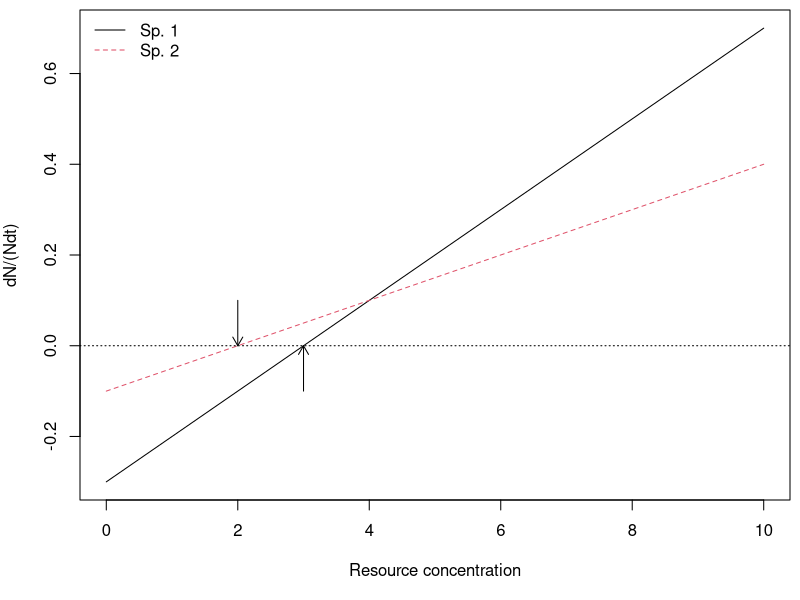

Generate this figure with R: (Note: this script raises an error after producing the figure.)
## ---- chunk 1

e1 <- 0.1; a1 <- 1; d1 <- 0.3
e2 <- 0.1; a2 <- .5; d2 <- 0.1

{
  # setting the margins of the plot
  par(mar=(c(5, 4,.5,.5)))
  
  # making the graph
  curve(e1*a1*x - d1, 0,10, ylab="dN/(Ndt)", xlab="Resource concentration")
  curve(e2*a2*x - d2, lty=2, col=2, add=TRUE)
  abline(h=0, lty=3)
  legend("topleft", c("Sp. 1", "Sp. 2"), lty=1:2, col=1:2, bty='n')
  
  #adding the arrows
  x1 <- d1/(e1*a1); x2 <- d2/(e2*a2); len <- 0.1
  arrows(c(x1,x2), c(-len, len), c(x1,x2), c(0,0), length=0.1)
  }      

## ---- chunk 2
R.star.sp1 <- d1/(e1*a1)
R.star.sp2 <- d2/(e2*a2)
c(R.star.sp1, R.star.sp2)
## ---- chunk 3
cr_2plants  <- function(t,y,p){
  N1 <- y[1]; N2 <- y[2]; R <- y[3]
  with(as.list(p),{
    dN1 <- N1*(e1*a1*R - d1)
    dN2 <- N2*(e2*a2*R - d2)
    dR <- r*(S-R) - a1*N1*R - a2*N2*R
    return(list(c(dN1,dN2,dR)))
  } )
}
## ---- chunk 4
t <- seq(0, 100, by=.5)
p <- list(e1=0.1, a1=1, d1=0.3, 
          e2=0.1, a2=.5, d2=0.1,
          S=5, r=1)

y.initial <- c(N1=.1, N2=.1, R=4)
rout <- ode(y=y.initial, time=t, fun=cr_2plants, parms=p)
r.long <- rout %>% as.data.frame %>% pivot_longer(cols=-time, names_to = "State", values_to = "Grams")
ggplot(data=r.long, aes(time, Grams, colour=State, linetype=State)) + 
  geom_line() 
## ---- chunk 5
b <-c(1, .5); k=c(5, .1); d = 0.3
{curve(b[1]*x/(k[1]+x) - d, 0, 10, ylab=bquote(dP/(Pdt)), xlab="R")
curve(b[2]*x/(k[2] + x) - d, lty=2, add=TRUE)
abline(h=0, lty=3); text(7.5, 0, "gain = loss", adj=c(.5, -.3))
}
## ---- chunk 6
## 
cr_2substitutable <- function(t, y, parameters){
  N1 <- y[1] ; N2 <- y[2] ; R1 <- y[3]; R2 <- y[4]; 
  with(as.list(parameters), {
    N1.dot <- N1 * ( e11*a11*R1 + e12*a12*R2  - d1 )
    N2.dot <- N2 * ( e21*a21*R1 + e22*a22*R2  - d2 )
    R1.dot <- r1 * (S1 - R1) - (a11*N1 + a21*N2)*R1
    R2.dot <- r2 * (S2 - R2) - (a12*N1 + a22*N2)*R2
    return( list(c(N1.dot, N2.dot, R1.dot, R2.dot)) )
  } )
}
## ---- chunk 7
parameters <- c(# the environment supplies slightly more of resources 1
                r1 = 1, r2=1, S1=1.8, S2=1.2, 
                # sp 1 grows more with each unit of R1
                # sp 2 grows more with each unit of R2
                e11=.1, e12=.1, e21=.1, e22=.1,
                # sp 1 consumes more R1 than R2 and more than sp 2
                # sp 2 consumes more R2 than R1 and more than sp 1
                a11=2, a12=1, a21=1, a22=2, 
                # both spp die at the same rate
                d1=.1, d2=.1)
## ---- chunk 8

t <- seq(0, 200, by=.1); y.init <- c(N1=1, N2=1, R1=1.8, R2=1.2)
out <- ode(y = y.init, times=t, func=cr_2substitutable, 
           parms=parameters)
outL <- out %>% as.data.frame %>% pivot_longer(-time, names_to="State_vars", values_to="abun.")
ggplot(outL, aes(time, abun., colour=State_vars)) + geom_line()
## ---- chunk 9
cr_2subst_graph <- function(parameters, s1=NULL, s2=NULL, n1=1, n2=1, t=1000, by=1){
  p <- as.list(parameters)
  if(!is.null(s1)) p$S1 <- s1
  if(!is.null(s2)) p$S2 <- s2
with(p,
     { # ZNGI1
       Dz1 <- e11*a11/(e12*a12)
       Dz2 <- e21*a21/(e22*a22)
       R1.star = (d2*e12*a12 - d1*e22*a22 )/(e21*a21*e12*a12 - e11*a11*e22*a22)
       R2.star = (d1 - R1.star*e11*a11)/(e12*a12)
       impact1 <- a12*R2.star/(a11*R1.star)
       impact2 <- a22*R2.star/(a21*R1.star)
       stable <- 
         (Dz1 > Dz2 & (a12/a11)*(R2.star/R1.star) < (a22/a21)*(R2.star/R1.star)) |
         (Dz1 < Dz2 & (a12/a11)*(R2.star/R1.star) > (a22/a21)*(R2.star/R1.star))
       
       # xint = max( c(d1/(e11*a11),d2/(e21*a21) ))
       # yint  = max( c(d1/(e12*a12), d2/(e22*a22)) )
       lim = max( c(d1/(e11*a11),d2/(e21*a21), d1/(e12*a12), d2/(e22*a22)) )
       #xmax = max(c(1/(e12*a12),1/(e22*a22) ))
       
       layout(matrix(1:2, nrow=1))
       # Species 1 ZNGI (x = R1)
       par(pty="s")
       curve( (d1-e11*a11*x)/(e12*a12), ylim=c(0,lim*2), xlim=c(0, lim*2),
              ylab="R2", xlab="R1", main="ZNGIs and consumption vecs.")
       
       # Species 2 ZNGI (x = R1)
       curve( (d2-e21*a21*x)/(e22*a22), add=TRUE, lty=2)
       legend("topright", c("Sp 1", "Sp 2"), lty=1:2, bty='n')
       
        # Sp 1 vectors
       arrows(x0=R1.star, y0=R2.star, 
              x1=R1.star*(1-a11/2), y1=R2.star*(1-a12/2), length=.05, col=2)
       segments(x0=R1.star, y0=R2.star, 
                x1=R1.star*(1+a11*10), y1=R2.star * (1+a12*10), col=2)
       # Sp 2 vectors
       arrows(x0=R1.star, y0=R2.star, 
              x1=R1.star*(1-a21/2), y1=R2.star*(1-a22/2), lty=2, length=.05, col=2)
       segments(x0=R1.star, y0=R2.star, 
              x1=R1.star*(1+a21*10), y1=R2.star * (1+a22*10), lty=2, col=2)
       
        # Resource dynamics
       t <- seq(0, t, by=by)
       y.init <- c(N1=n1, N2=n2, R1=S1, R2=S2)
       out <- ode(y = y.init, times=t, func=cr_2substitutable,
                  parms=p)
       tf <- as.numeric( out[nrow(out), ] )  # last row
       lines(out[,4], out[,5], lty=3, col="purple", lwd=1)
       points(x=S1,y=S2)
       points(x=tf[4], y=tf[5], pch=19)
       
       ## Plot time series
       matplot(t, out[,-1], type="l", lty=c(1,2,3,3), col=c(1,1,2,4),
               ylab="State variables", xlab="Time",
               main="Dynamics")
       
       return( list(stable=stable,  Rstar=c(R1.star, R2.star), zngi.slope=c(Dz1,Dz2), consumption=c(impact1, impact2), parameters=parameters, last.integration=tf) )
})
}
## ---- chunk 10
output <- cr_2subst_graph(parameters)
## ---- chunk 11
## Something is not right here
resratio <- function(t, y, parameters){
  R1 <- y[1]; R2 <- y[2]; N1 <- y[3] ; N2 <- y[4] ;
  with(as.list(parameters), {
    N1.dot <- r1 * N1 * ( min( c( c11*R1/(k11 + R1), c21*R2/(k21 + R2) ) ) - m1 )
    N2.dot <- r2 * N2 * ( min( c( c12*R1/(k12 + R1), c22*R2/(k22 + R2) ) ) - m2 )
    ## R.dot must follow N.dot if we use N.dot in R.dot
    R1.dot <- a1 * (S1 - R1) - 
      r1 * N1 * ( min( c( c11*R1/(k11 + R1), c21*R2/(k21 + R2) ) ))/e11 - 
      r2 * N2 * ( min( c( c12*R1/(k12 + R1), c22*R2/(k22 + R2) ) ))/e12 
    R2.dot <- a2 * (S2 - R2) - 
      r1 * N1 * ( min( c( c11*R1/(k11 + R1), c21*R2/(k21 + R2) ) ))/e21 - 
      r2 * N2 * ( min( c( c12*R1/(k12 + R1), c22*R2/(k22 + R2) ) ))/e22 
    return( list(c(R1.dot, R2.dot, N1.dot, N2.dot)) )
  } )
}

parameters <- c(a1 = 1, a2=1, S1=10, S2=10, 
                r1=1, r2=1, m1=.1, m2=.1, 
                c11=1, c21=1, c12=1, c22=1, 
                k11=.1, k21=1, k12=1, k22=.1,
                e11=.1, e21=.1, e12=.1, e22=.1)

with(as.list(parameters),{
  curve(r1*c11*x/(k11 + x)-m1, 0, 3, xlab=expression("R"["j"]), 
        ylab=expression("r"["i"]*"c"["i"]*"R"["j"] /( "k"["ji"] + "R"["j"]) - "m"["i"] ) )
  curve(r1*c21*x/(k21 + x)-m1, 0, 3, add=T, lty=2)
  curve(r2*c12*x/(k12 + x)-m2, 0, 3, col=4, add=T)
  curve(r2*c22*x/(k22 + x)-m2, 0, 3, add=T, col=4, lty=2)
  abline(h=0, lty=3)
  legend('right', c('N1(R1)', 'N1(R2)', 'N2(R1)', 'N2(R2)'), 
         lty=c(1,2,1,2), col=c(1,1,4,4), lwd=2, bty='n')
})
## ---- chunk 12
t <- 0:100
y0 <- c(R1=.5, R2=.5, N1=10, N2=10)
run1 <- ode(y=y0, times=t, func=resratio, parms=parameters)
parameters; plot(run1)
run1[101,]
## ---- chunk 13
# a digraph is a directed graph
# the model is written in the "dot" language
bimut <-
"digraph{
  rankdir = LR;
node[shape=box];
// oval is the default node shape
  M1 -> M2[label='R'];
M2 -> M1[label='R'];
}"

#grViz(bimut)

umut <-
"digraph{
  rankdir = LR;
node[shape=box];
// oval is the default node shape
  M1 -> M2[label='R'];
M2 -> M1[label='S', style=dashed]
}"

imut <-
"digraph{
  rankdir = TB;
node[shape=box];
{rank=max; R1; R2;}
{rank=min; M1; M2;}
// oval is the default node shape
R1 -> M1; M1 -> R1[arrowhead='odot'];
R2 -> M2; M2 -> R2[arrowhead='odot'];
R1 -> R2[arrowhead='odot']; R2 -> R1[arrowhead='odot'];
}"

grViz(bimut) %>%
  export_svg %>% charToRaw %>% rsvg_png("bimut.png")

grViz(umut) %>%
  export_svg %>% charToRaw %>% rsvg_png("umut.png")

grViz(imut) %>%
  export_svg %>% charToRaw %>% rsvg_png("imut.png")

include_graphics(c("bimut.png","umut.png","imut.png"))
## ---- chunk 14

ggplot(data.frame(x=c(0, 1)), aes(x=x) ) + 
  stat_function(fun=function(x) { 10*x/(1+10*x) }) +
  labs( x="Fruit abundance", y="Consumption Rate of a frugivore")


ggplot(data.frame(x=c(0, 1)), aes(x=x) ) + 
  stat_function(fun=function(x) { 10*x/(1+10*x) }) +
  labs( x="Frugivore abundance", y="Dispersal rate of a seed")

## ---- chunk 15
# The derivative 
## A two-species consumer-resource mutualism
## Holland and DeAngelis 2009, Ecology Letters Ecology Letters, 12: 1357–1366.
## The parameterization follows that in this article. It differs from those 
## in the above equations. Can you see the differences?

cr_bimut <- function(t,y,parameters) {
  M1 <- y[1] # 
  M2 <- y[2] # 
  with( as.list( parameters ), {
    dM1 <- M1 * (r1 - d1*M1 + a12*M2/(h2 + M2) - B1*M2/(e1+M1) )
    dM2 <- M2 * (r2 - d2*M2 + a21*M1/(h1 + M1) - B2*M1/(e2+M2) )
    list( c( dM1, dM2 ))
  }
  )
}

## ---- chunk 16
### These parameters create a unidirectional, resource-service mutualism (B2 = 0)
## Translating, a12 = a above, and a21 = ea above, and B1 = s above
## therefore e = a21/a12

p.u <- list(r1 = 1, r2 = 1, d1=0.01, d2=0.01, 
            a12 = 0.4, a21 = 0.25, B1 = 0.3, B2 = 0, 
            h1=0.3, h2=0.3, e1=0.3, e2=0.3)

#####
# times series
t <- seq(0,25, by=.1)
y <- c(M1=50, M2=1)

out <- ode(y=y, times=t, func= cr_bimut, parms=p.u)
outdf <- data.frame(out)
outL <- pivot_longer(outdf, -time, 
                     names_to="State_var", values_to="N")
ggplot(outL, aes(time, N, colour=State_var)) + geom_line()
## ---- chunk 17
library(diagram)
bm <- matrix(c("a11", "ca","1", 0, "cb", "a22", "0", "nu", 
               "alphaA", "alphaB", 0,0,
               "betaA","betaB", 0,0), nc=4)

bm <- matrix(c( 
  "-1/K[A]", "-c[A]/K[A]",1, 0,
  "-c[B]/K[B]", "-1/K[B]",0, "nu",
  "alpha[A]", "alpha[B]", -1, 0,
  "beta[A]","beta[B]", 0, -1 
), nc=4)
name <- c(expression(N[A]), expression(N[B]), expression(S[A]), expression(S[B]))
par(mar=c(0,0,0,0))
plotmat(bm, pos=c(2,2), name=name)
## ---- chunk 18
bever3 <- function(t,y,p){
  with(as.list(c(y,p)), {
    dNa <- ra * Na * (1+alphaA*SA + betaA*(1-SA) - (Na + cB*Nb)/Ka)
    dNb <- rb * Nb * (1+alphaB*SA + betaB*(1-SA) - (cA*Na + Nb)/Kb)
    dSA <- SA*(1-SA) * ( Na/(Na+Nb) - nu*Nb/(Na+Nb) )
    return(list(c(dNa, dNb, dSA), SB=1-SA))
  })
  }
## ---- chunk 19
p0 <- list(ra=0.7, rb=0.5, Ka = 10, Kb=12, cA=.98, cB=.98, 
           alphaA=0, alphaB=0, betaA=0, betaB=0, nu=0.8)
## ---- chunk 20
with(p0, { cA/Kb*Ka  < (1+alphaB)*(1+betaA) / ( (1+alphaA)*(1+betaB)) })
with(p0, { cB/Ka*Kb < (1+alphaB)*(1+betaA) / ( (1+alphaA)*(1+betaB)) })
## ---- chunk 21
p <- list(ra=0.7, rb=0.5, Ka = 10, Kb=12, cA=.98, cB=.98, alphaA=-0.03, alphaB=0.1, betaA=0.1, betaB=-0.2, nu=0.8)
## ---- chunk 22
with(p, { cA/Kb*Ka  < (1+alphaB)*(1+betaA) / ( (1+alphaA)*(1+betaB)) })
with(p, { cB/Ka*Kb < (1+alphaB)*(1+betaA) / ( (1+alphaA)*(1+betaB)) })
## ---- chunk 23
t <- seq(0,200, .1)
y0 <- c(Na=4, Nb=9, SA=0.5)
{outdf <- as.data.frame( ode(y=y0, times=t, fun=bever3, parms=p) )
outL <- pivot_longer(outdf, -time, 
                     names_to="State_var", values_to="N")
ggplot(outL, aes(time, N, colour=State_var)) + geom_line()
}

### Phase plane plot
plot(outdf$Na, outdf$Nb, type='l', ylab="N_B", xlab="N_A")
### Make the start clear
points(y0[1], y0[2], cex=2, col=2, pch=19)
text(y[1], y[2], "Start here (t=0)", adj=c(-.2,.5), srt=-45, col="green")
## ---- chunk 24
lvg <- function (time, n, parameters) 
{
  r <- parameters[[1]]
  a <- parameters[[2]]
  dns.dt <- r * n * (1 + (a %*% n))
  return(list(c(dns.dt)))
}
## ---- chunk 25
a <- matrix(c( -.1, .02,
               .02, -.09), nrow = 2, byrow=TRUE)
a
## ---- chunk 26
# Let r be the same fpor each species
r <- c(1,1)
parms <- list(r=r, a=a)
parms

t=seq(0,30, by=.1)
N0 <- c(N1=20, N2=5)
lvout <- as.data.frame( ode(N0, t, lvg, parms) )
lvL <- pivot_longer(lvout, -time, names_to="State_vars", 
            values_to="N")

ggplot(lvL, aes(time, N, colour=State_vars, linetype=State_vars)) + 
  geom_line() + 
  geom_hline(yintercept=c(-1/a[1,1], -1/a[2,2]), linetype=c(1,3)) +
  annotate(geom="text", 
           x=c(15, 20),y=c(-1/a[1,1], -1/a[2,2]), label=c("K1", "K2"), vjust=-0.2 )
## ---- chunk 27
# Use expand.grid to create systematically combinations of parameters
df <- expand.grid(a11 = -0.1, a12=seq(0, .2, by =.02),
                  a21 = seq(0, .2, by=.02),  a22=-0.1 )
dim(df) # The number of rows and columns
head(df) # the top of the data frame
## ---- chunk 28
# set intrinsic rates of increase...
r <- c(1,1)

# and starting values...
N0 <- c(N1 = 10, N2= 10.001)

# and times for which to return output.
t <- 0:200

# Set values that will be useful later on in our for-loop.
n <- length( t + 1 )
npar <- nrow( df ) 

# create an empty data frame to hold our simulation output.
output <- data.frame( t = numeric(npar), N1 = numeric( npar ), 
                      N2 = numeric( npar ) )

### USE A  FOR-LOOP TO INTEGRATE THE MODEL FOR EACH COMBINATION OF PARAMETERS
for( i in 1:npar ) {
  coefs.true <- matrix( as.numeric( df[i,] ), 
                        nrow = 2, byrow = TRUE)
  invisible(
    capture.output( 
    # capture.output is a function that allows us to avoid seeing warnings...
    # not usually a good idea to ignore warnings!!!
    # but it is OK here....
    lvout <- ode(N0, t, lvg, parms = list(r, coefs.true) )
  ) )
  
  # hang on to only the last row of output, and  
  # put it in the i-th row of our output data frame.
  last <- nrow(lvout)
   output[i,] <- lvout[last,]
}

# Combine columns of parameters and output.
simdat <- cbind(df, output)
## ---- chunk 29
# Do simplistic numerical summaries.
summary(simdat[,5:7])
## ---- chunk 30
# the vertical bar | means "or"
sim.N <- subset(simdat, N1 > 10000 | N2 > 10000)
head(sim.N)
## ---- chunk 31
ggplot(sim.N, aes(a12, a21)) + geom_point()
## ---- chunk 32
denom <- simdat[,1] * simdat[,4] - simdat[,2] * simdat[,3]
# note this solution is subtracting the negative intraspecific comp coef.
# making it consistent with our equations in section 1
num1 <- simdat[,2] - simdat[,4]
num2 <- simdat[,3] - simdat[,1]
N1.eq <- num1 / denom
N2.eq <-num2 / denom

# combine with simulation data set
sim.check1 <- cbind(simdat, N1.eq, N2.eq)
# sim.check1[order(sim.check1$a12, sim.check1$a21),]
## ---- chunk 33
problems1 <- subset(sim.check1, (N1 < 0 | N2 < 0 | N1 > 1e4 | N2 > 1e4 ) )
# look at the subset
ggplot(problems1, aes(N1, N1.eq)) + geom_point()
## ---- chunk 34
problems1[1:5,]
## ---- chunk 35
check2 <- subset(sim.check1, (N1.eq > 0 & N2.eq > 0) & (N1 < 1e4 & N2 < 1e4 ))
## ---- chunk 36
N1.diff <- check2$N1 - check2$N1.eq
N2.diff <- check2$N2 - check2$N2.eq
summary(N1.diff); summary(N2.diff)
## ---- chunk 37
subset(sim.check1, a12 == .02 & a21 == .02)
# form remember that we set r = 1
J1 <- matrix(c(-.1*12.5, -.02*12.5,
               -.02*12.5, -.1*12.5), nrow=2, byrow=TRUE)
eigen(J1)
## ---- chunk 38
subset(sim.check1, a12 == .2 & a21 == .2)
J2 <- matrix( c( -.1*(-10), -.2*(-10), 
                 -.2*(-10), -.1*(-10)), nrow=2, byrow=TRUE) 
eigen(J2)
